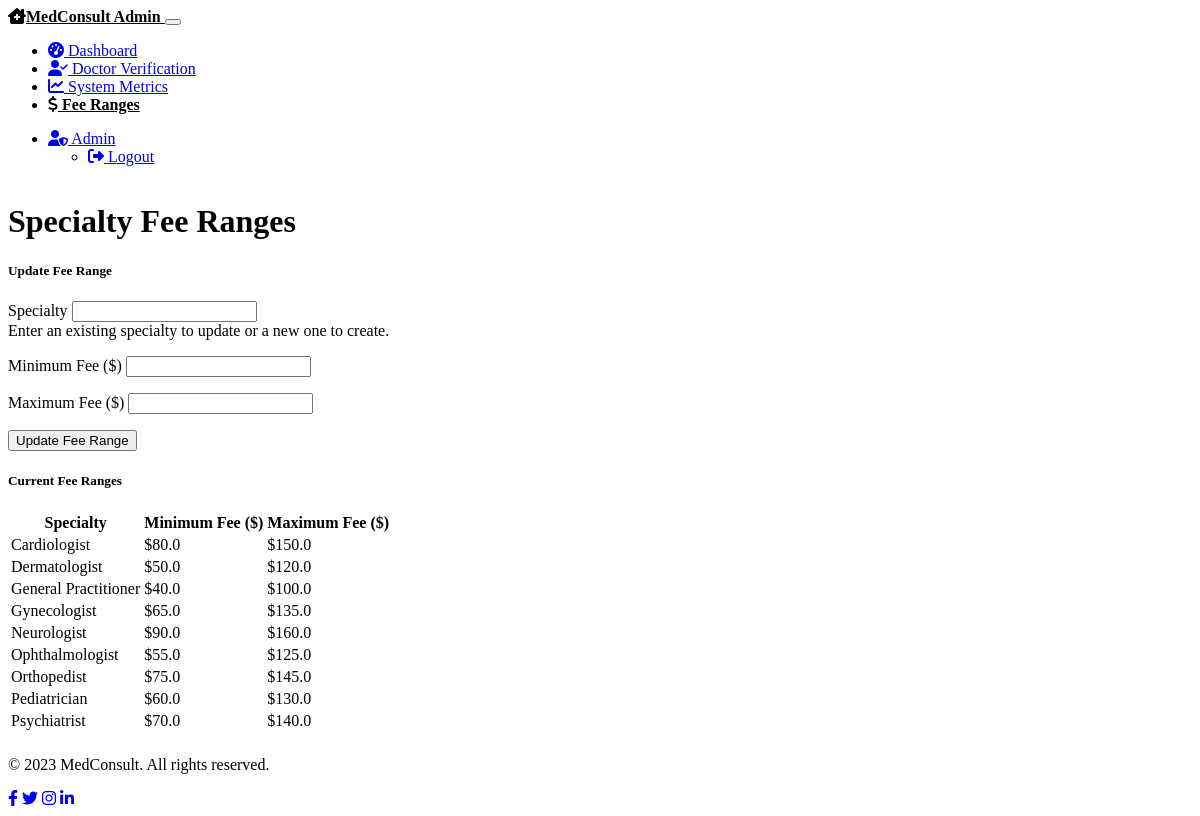
The app's page /admin/specialty-fee-ranges (signed in) with its own data.
### models.py (models this page shows, shortened)
class SpecialtyFeeRange(db.Model):
    __tablename__ = 'specialty_fee_ranges'
    id = db.Column(db.Integer, primary_key=True)
    specialty = db.Column(db.String(100), unique=True, nullable=False)
    min_fee = db.Column(db.Float, nullable=False)
    max_fee = db.Column(db.Float, nullable=False)

### routes.py (the view, shortened to what this page needs)
@app.route('/admin/specialty-fee-ranges', methods=['GET', 'POST'])
@login_required
@admin_required
def specialty_fee_ranges():
    form = SpecialtyFeeRangeForm()
    fee_ranges = SpecialtyFeeRange.query.order_by(SpecialtyFeeRange.specialty).all()
    return render_template('admin/specialty_fee_ranges.html',
                          title='Specialty Fee Ranges',
                          form=form,
                          fee_ranges=fee_ranges)

### forms.py
class SpecialtyFeeRangeForm(FlaskForm):
    specialty = StringField('Specialty', validators=[DataRequired(), Length(max=100)])
    min_fee = FloatField('Minimum Fee ($)', validators=[DataRequired()])
    max_fee = FloatField('Maximum Fee ($)', validators=[DataRequired()])
    submit = SubmitField('Update Fee Range')

### models.py (called while the page is built)
@login_manager.user_loader
def load_user(user_id):
    user = User.query.get(int(user_id))
    if user:
        return user
    return None

### routes.py (called while the page is built)
def admin_required(f):
    @wraps(f)
    def decorated_function(*args, **kwargs):
        if not current_user.is_authenticated or current_user.role != 'admin':
            flash('Access denied: Admin access required', 'danger')
            return redirect(url_for('login'))
        return f(*args, **kwargs)
    return decorated_function

### templates/admin/specialty_fee_ranges.html (shortened to what this page needs)
{% extends "layout.html" %}
{% block content %}
<div class="row mb-4">
    <div class="col-12">
        <h1 class="mb-4">Specialty Fee Ranges</h1>
    </div>
</div>
<div class="row">
    <div class="col-md-6 mb-4">
        <div class="card bg-dark text-light">
            <div class="card-header">
                <h5 class="mb-0">Update Fee Range</h5>
            </div>
            <div class="card-body">
                <form method="POST" action="">
                    <div class="form-group mb-3">
                        {{ form.specialty.label(class="form-label") }}
                        {% if form.specialty.errors %}
                            {{ form.specialty(class="form-control is-invalid") }}
                            <div class="invalid-feedback">
                                {% for error in form.specialty.errors %}
                                    <span>{{ error }}</span>
                                {% endfor %}
                            </div>
                        {% else %}
                            {{ form.specialty(class="form-control") }}
                        {% endif %}
                        <div class="form-text">
                            Enter an existing specialty to update or a new one to create.
                        </div>
                    </div>
                    <div class="row mb-3">
                        <div class="col-md-6">
                            <div class="form-group">
                                {{ form.min_fee.label(class="form-label") }}
                                {% if form.min_fee.errors %}
                                    {{ form.min_fee(class="form-control is-invalid") }}
                                    <div class="invalid-feedback">
                                        {% for error in form.min_fee.errors %}
                                            <span>{{ error }}</span>
                                        {% endfor %}
                                    </div>
                                {% else %}
                                    {{ form.min_fee(class="form-control") }}
                                {% endif %}
                            </div>
                        </div>
                        <div class="col-md-6">
                            <div class="form-group">
                                {{ form.max_fee.label(class="form-label") }}
                                {% if form.max_fee.errors %}
                                    {{ form.max_fee(class="form-control is-invalid") }}
                                    <div class="invalid-feedback">
                                        {% for error in form.max_fee.errors %}
                                            <span>{{ error }}</span>
                                        {% endfor %}
                                    </div>
                                {% else %}
                                    {{ form.max_fee(class="form-control") }}
                                {% endif %}
                            </div>
                        </div>
                    </div>
                    <div class="d-grid">
                        {{ form.submit(class="btn btn-primary") }}
                    </div>
                </form>
            </div>
        </div>
    </div>
    <div class="col-md-6">
        <div class="card bg-dark text-light">
            <div class="card-header">
                <h5 class="mb-0">Current Fee Ranges</h5>
            </div>
            <div class="card-body">
                {% if fee_ranges %}
                    <div class="table-responsive">
                        <table class="table table-dark table-striped">
                            <thead>
                                <tr>
                                    <th>Specialty</th>
                                    <th>Minimum Fee ($)</th>
                                    <th>Maximum Fee ($)</th>
                                </tr>
                            </thead>
                            <tbody>
                                {% for fee_range in fee_ranges %}
                                    <tr>
                                        <td>{{ fee_range.specialty }}</td>
                                        <td>${{ fee_range.min_fee }}</td>
                                        <td>${{ fee_range.max_fee }}</td>
                                    </tr>
                                {% endfor %}
                            </tbody>
                        </table>
                    </div>
                {% else %}
                    <div class="alert alert-info">
                        <i class="fas fa-info-circle me-2"></i>
                        No specialty fee ranges defined yet.
                    </div>
                {% endif %}
            </div>
        </div>
    </div>
</div>
{% endblock %}

### templates/layout.html (shortened to what this page needs)
<!DOCTYPE html>
<html lang="en" data-bs-theme="dark">
<head>
    <link rel="stylesheet" href="https://cdn.replit.com/agent/bootstrap-agent-dark-theme.min.css">
    <link rel="stylesheet" href="https://cdnjs.cloudflare.com/ajax/libs/font-awesome/6.4.0/css/all.min.css">
    <link rel="stylesheet" href="{{ url_for('static', filename='css/style.css') }}">
</head>
<body>
    <div class="content-wrapper">
        <header>
            {% if current_user.is_authenticated %}
                {% if current_user.role == 'patient' %}
                    {% include 'patient/navbar.html' %}
                {% elif current_user.role == 'doctor' %}
                    {% include 'doctor/navbar.html' %}
                {% elif current_user.role == 'admin' %}
                    {% include 'admin/navbar.html' %}
                {% endif %}
            {% endif %}
        </header>
        <main class="main-content py-4">
            <div class="container">
                {% block content %}{% endblock %}
            </div>
        </main>
        <footer class="footer bg-dark text-light py-3 mt-auto">
            <div class="container">
                <div class="row">
                    <div class="col-md-6">
                        <p class="mb-0">&copy; 2023 MedConsult. All rights reserved.</p>
                    </div>
                    <div class="col-md-6 text-md-end">
                        <a href="#" class="text-light me-3"><i class="fab fa-facebook-f"></i></a>
                        <a href="#" class="text-light me-3"><i class="fab fa-twitter"></i></a>
                        <a href="#" class="text-light me-3"><i class="fab fa-instagram"></i></a>
                        <a href="#" class="text-light"><i class="fab fa-linkedin-in"></i></a>
                    </div>
                </div>
            </div>
        </footer>
    </div>
</body>
</html>

### templates/admin/navbar.html (shortened to what this page needs)
<nav class="navbar navbar-expand-lg navbar-dark bg-dark">
    <div class="container">
        <a class="navbar-brand" href="{{ url_for('admin_dashboard') }}">
            <i class="fas fa-clinic-medical me-2"></i>MedConsult Admin
        </a>
        <button class="navbar-toggler" type="button" data-bs-toggle="collapse" data-bs-target="#navbarAdmin" aria-controls="navbarAdmin" aria-expanded="false" aria-label="Toggle navigation">
        </button>
        <div class="collapse navbar-collapse" id="navbarAdmin">
            <ul class="navbar-nav me-auto">
                <li class="nav-item">
                    <a class="nav-link {% if request.path == url_for('admin_dashboard') %}active{% endif %}" href="{{ url_for('admin_dashboard') }}">
                        <i class="fas fa-tachometer-alt me-1"></i> Dashboard
                    </a>
                </li>
                <li class="nav-item">
                    <a class="nav-link {% if request.path == url_for('doctor_verification') %}active{% endif %}" href="{{ url_for('doctor_verification') }}">
                        <i class="fas fa-user-check me-1"></i> Doctor Verification
                    </a>
                </li>
                <li class="nav-item">
                    <a class="nav-link {% if request.path == url_for('admin_metrics') %}active{% endif %}" href="{{ url_for('admin_metrics') }}">
                        <i class="fas fa-chart-line me-1"></i> System Metrics
                    </a>
                </li>
                <li class="nav-item">
                    <a class="nav-link {% if request.path == url_for('specialty_fee_ranges') %}active{% endif %}" href="{{ url_for('specialty_fee_ranges') }}">
                        <i class="fas fa-dollar-sign me-1"></i> Fee Ranges
                    </a>
                </li>
            </ul>
            <ul class="navbar-nav">
                <li class="nav-item dropdown">
                    <a class="nav-link dropdown-toggle" href="#" id="navbarDropdown" role="button" data-bs-toggle="dropdown" aria-expanded="false">
                        <i class="fas fa-user-shield me-1"></i> Admin
                    </a>
                    <ul class="dropdown-menu dropdown-menu-end" aria-labelledby="navbarDropdown">
                        <li>
                            <a class="dropdown-item" href="{{ url_for('logout') }}">
                                <i class="fas fa-sign-out-alt me-2"></i> Logout
                            </a>
                        </li>
                    </ul>
                </li>
            </ul>
        </div>
    </div>
</nav>

### static/css/style.css (style rules this page uses)
body { min-height: 100vh; display: flex; flex-direction: column; background-color: var(--bs-dark); color: var(--bs-light); }
.content-wrapper { flex: 1; display: flex; flex-direction: column; }
.main-content { flex: 1; }
.navbar-brand { font-weight: bold; color: var(--bs-primary); }
.nav-link.active { font-weight: bold; color: var(--bs-primary) !important; border-bottom: 2px solid var(--bs-primary); }
.form-group { margin-bottom: 1rem; }

### records on screen
SpecialtyFeeRange: specialty "Cardiologist", min_fee "80.0", max_fee "150.0"
SpecialtyFeeRange: specialty "Dermatologist", min_fee "50.0", max_fee "120.0"
SpecialtyFeeRange: specialty "General Practitioner", min_fee "40.0", max_fee "100.0"
SpecialtyFeeRange: specialty "Gynecologist", min_fee "65.0", max_fee "135.0"
SpecialtyFeeRange: specialty "Neurologist", min_fee "90.0", max_fee "160.0"
SpecialtyFeeRange: specialty "Ophthalmologist", min_fee "55.0", max_fee "125.0"
SpecialtyFeeRange: specialty "Orthopedist", min_fee "75.0", max_fee "145.0"
SpecialtyFeeRange: specialty "Pediatrician", min_fee "60.0", max_fee "130.0"
SpecialtyFeeRange: specialty "Psychiatrist", min_fee "70.0", max_fee "140.0"
